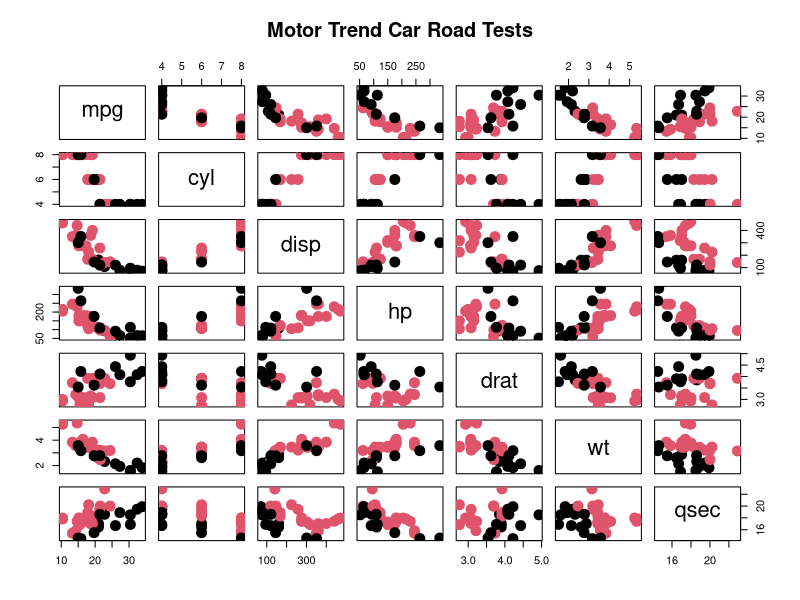

Write R code to recreate this figure.
## ---- chunk 1
head(mtcars,3)
## ---- chunk 2
pairs(mtcars[,1:7], main = "Motor Trend Car Road Tests", col = 1 + (mtcars$am == 0), pch = 19,cex = 2)
## ---- chunk 3
mean(mtcars$mpg[mtcars$am==1])
mean(mtcars$mpg[mtcars$am==0])
## ---- chunk 4
mean(mtcars$mpg[mtcars$am==1]) - mean(mtcars$mpg[mtcars$am==0])
